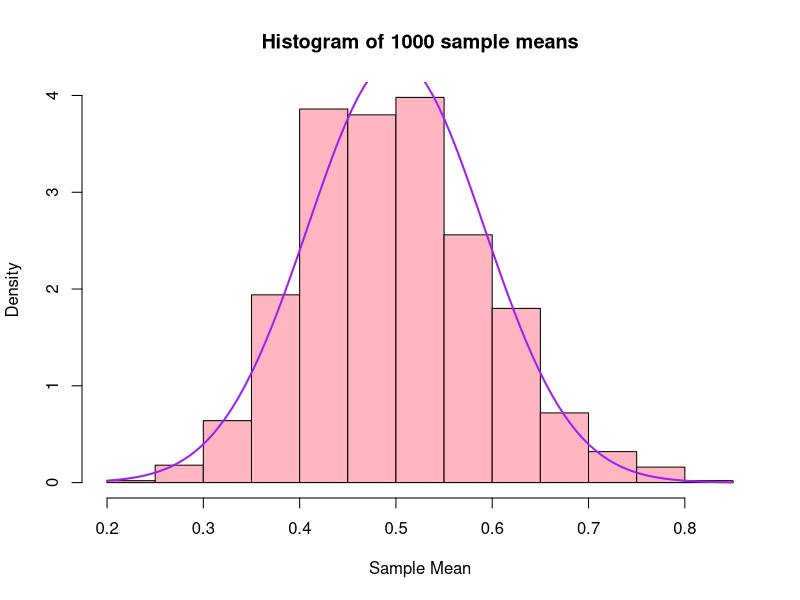

Source code (R):
## ---- chunk 1
knitr::opts_chunk$set(echo = TRUE)
## ---- chunk 2
set.seed(200)
r <- 10000 

wins <- 0
for (i in 1:r){
  rolls <- sample(1:6, 10, replace = TRUE)
  sum_rolls <- sum(rolls)
  if (sum_rolls >= 40){
    wins <- wins+1
  }
}

prob_wins <- wins/r
prob_wins
## ---- chunk 3
set.seed(200)

muY <- 35
varY <- 175/6
sdY <- sqrt(varY)

#Z-score
Y <- 40
z <- (Y - muY)/sdY

1 - pnorm(z) 
## ---- chunk 4
#2a
X <- c(0, 1, 2, 3, 4)
freq <- c(130, 133, 49, 7, 1)

X_bar <- sum(X*freq)/320

n <- 4
p.hat <- X_bar / n

p.hat
#2b
Exp_freq <- round(320*dbinom(X, size = n, prob = p.hat))
Exp_freq

#2c
SR <- (freq - Exp_freq) / sqrt(Exp_freq)
abs(SR)
## ---- chunk 5
set.seed(100)
#3a
sm <- rnorm(25, 3, 1.5)
y_hat <- mean(sm)
y_hat #sample mean 

q <- qnorm(0.975)
c(y_hat-q*1.5/sqrt(25), y_hat+q*1.5/sqrt(25)) #95% confidence interval of this sample mean

#3b
contains_y_hat <- 0
for (i in 1:20){
  sm <- rnorm(25, 3, 1.5)
  y_hat <- mean(sm)
  L <- y_hat - q*1.5/sqrt(25) 
  U <- y_hat + q*1.5/sqrt(25)
  if (L <= 3 && U >= 3){
    contains_y_hat <- contains_y_hat + 1 
  }
}
contains_y_hat
## ---- chunk 6
set.seed(100)
#4a
sm <- rexp(30, 2)
sm_mean <- mean(sm)
sm_mean

sm_means <- numeric(1000)
for (i in 1:1000){
  sm <- rexp(30, 2)
  sm_means[i] <- mean(sm)
}

hist(sm_means, prob=T, main="Histogram of 1000 sample means", xlab = "Sample Mean", ylab = "Density", col = "lightpink")

#4b
theo_mu <- 1 / 2
theo_sd <- sqrt((1 / 2^2) / 30)
curve(dnorm(x, theo_mu, theo_sd), col = "purple", lwd = 2, add = TRUE) 

